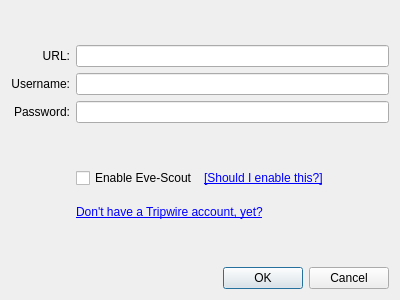
<?xml version="1.0" encoding="UTF-8"?>
<ui version="4.0">
 <class>TripwireDialog</class>
 <widget class="QDialog" name="TripwireDialog">
  <property name="geometry">
   <rect>
    <x>0</x>
    <y>0</y>
    <width>400</width>
    <height>300</height>
   </rect>
  </property>
  <property name="sizePolicy">
   <sizepolicy hsizetype="Fixed" vsizetype="Fixed">
    <horstretch>0</horstretch>
    <verstretch>0</verstretch>
   </sizepolicy>
  </property>
  <property name="minimumSize">
   <size>
    <width>400</width>
    <height>300</height>
   </size>
  </property>
  <property name="maximumSize">
   <size>
    <width>400</width>
    <height>300</height>
   </size>
  </property>
  <property name="font">
   <font>
    <family>Segoe UI</family>
    <pointsize>9</pointsize>
   </font>
  </property>
  <property name="windowTitle">
   <string>Tripwire Configuration</string>
  </property>
  <property name="windowIcon">
   <iconset resource="../resources.qrc">
    <normaloff>:/images/app_icon.png</normaloff>:/images/app_icon.png</iconset>
  </property>
  <property name="sizeGripEnabled">
   <bool>false</bool>
  </property>
  <layout class="QGridLayout" name="gridLayout">
   <item row="3" column="1">
    <widget class="QLineEdit" name="lineEdit_pass">
     <property name="inputMethodHints">
      <set>Qt::ImhHiddenText|Qt::ImhNoAutoUppercase|Qt::ImhNoPredictiveText|Qt::ImhSensitiveData</set>
     </property>
     <property name="echoMode">
      <enum>QLineEdit::Password</enum>
     </property>
    </widget>
   </item>
   <item row="6" column="1">
    <widget class="QLabel" name="label_5">
     <property name="text">
      <string>&lt;html&gt;&lt;head/&gt;&lt;body&gt;&lt;p&gt;&lt;a href=&quot;https://tripwire.eve-apps.com/&quot;&gt;&lt;span style=&quot; text-decoration: underline; color:#0000ff;&quot;&gt;Don't have a Tripwire account, yet?&lt;/span&gt;&lt;/a&gt;&lt;/p&gt;&lt;/body&gt;&lt;/html&gt;</string>
     </property>
     <property name="alignment">
      <set>Qt::AlignLeading|Qt::AlignLeft|Qt::AlignVCenter</set>
     </property>
     <property name="openExternalLinks">
      <bool>true</bool>
     </property>
    </widget>
   </item>
   <item row="1" column="1">
    <widget class="QLineEdit" name="lineEdit_url"/>
   </item>
   <item row="0" column="0" colspan="2">
    <widget class="QLabel" name="label_4">
     <property name="text">
      <string/>
     </property>
     <property name="pixmap">
      <pixmap resource="../resources.qrc">:/images/tripwire_banner.png</pixmap>
     </property>
    </widget>
   </item>
   <item row="5" column="1">
    <layout class="QHBoxLayout" name="horizontalLayout">
     <item>
      <widget class="QCheckBox" name="checkBox_evescout">
       <property name="sizePolicy">
        <sizepolicy hsizetype="Maximum" vsizetype="Fixed">
         <horstretch>0</horstretch>
         <verstretch>0</verstretch>
        </sizepolicy>
       </property>
       <property name="toolTip">
        <string/>
       </property>
       <property name="text">
        <string>Enable Eve-Scout</string>
       </property>
      </widget>
     </item>
     <item>
      <widget class="QLabel" name="label_6">
       <property name="text">
        <string>&lt;html&gt;&lt;head/&gt;&lt;body&gt;&lt;p&gt;&lt;a href=&quot;https://github.com/secondfry/shortcircuit/blob/master/README.md#eve-scout&quot;&gt;&lt;span style=&quot; text-decoration: underline; color:#0000ff;&quot;&gt;[Should I enable this?]&lt;/span&gt;&lt;/a&gt;&lt;/p&gt;&lt;/body&gt;&lt;/html&gt;</string>
       </property>
       <property name="openExternalLinks">
        <bool>true</bool>
       </property>
      </widget>
     </item>
    </layout>
   </item>
   <item row="2" column="0">
    <widget class="QLabel" name="label_2">
     <property name="text">
      <string>Username:</string>
     </property>
     <property name="alignment">
      <set>Qt::AlignRight|Qt::AlignTrailing|Qt::AlignVCenter</set>
     </property>
    </widget>
   </item>
   <item row="3" column="0">
    <widget class="QLabel" name="label_3">
     <property name="text">
      <string>Password:</string>
     </property>
     <property name="alignment">
      <set>Qt::AlignRight|Qt::AlignTrailing|Qt::AlignVCenter</set>
     </property>
    </widget>
   </item>
   <item row="1" column="0">
    <widget class="QLabel" name="label">
     <property name="text">
      <string>URL:</string>
     </property>
     <property name="alignment">
      <set>Qt::AlignRight|Qt::AlignTrailing|Qt::AlignVCenter</set>
     </property>
    </widget>
   </item>
   <item row="10" column="0" colspan="2">
    <widget class="QDialogButtonBox" name="buttonBox">
     <property name="orientation">
      <enum>Qt::Horizontal</enum>
     </property>
     <property name="standardButtons">
      <set>QDialogButtonBox::Cancel|QDialogButtonBox::Ok</set>
     </property>
    </widget>
   </item>
   <item row="2" column="1">
    <widget class="QLineEdit" name="lineEdit_user"/>
   </item>
   <item row="4" column="0" rowspan="4">
    <widget class="QLabel" name="label_evescout_logo">
     <property name="cursor">
      <cursorShape>PointingHandCursor</cursorShape>
     </property>
     <property name="text">
      <string/>
     </property>
     <property name="pixmap">
      <pixmap resource="../resources.qrc">:/images/evescout.png</pixmap>
     </property>
     <property name="alignment">
      <set>Qt::AlignRight|Qt::AlignTrailing|Qt::AlignVCenter</set>
     </property>
    </widget>
   </item>
  </layout>
 </widget>
 <resources>
  <include location="../resources.qrc"/>
 </resources>
 <connections>
  <connection>
   <sender>buttonBox</sender>
   <signal>accepted()</signal>
   <receiver>TripwireDialog</receiver>
   <slot>accept()</slot>
   <hints>
    <hint type="sourcelabel">
     <x>248</x>
     <y>254</y>
    </hint>
    <hint type="destinationlabel">
     <x>157</x>
     <y>274</y>
    </hint>
   </hints>
  </connection>
  <connection>
   <sender>buttonBox</sender>
   <signal>rejected()</signal>
   <receiver>TripwireDialog</receiver>
   <slot>reject()</slot>
   <hints>
    <hint type="sourcelabel">
     <x>316</x>
     <y>260</y>
    </hint>
    <hint type="destinationlabel">
     <x>286</x>
     <y>274</y>
    </hint>
   </hints>
  </connection>
 </connections>
</ui>
